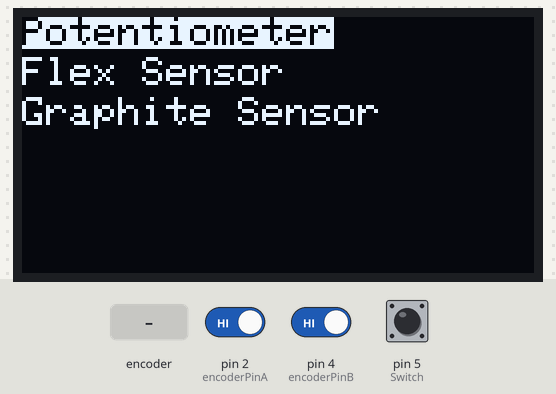
A sketch run on a simulated Arduino Uno, built with avr-gcc and run on an emulated ATmega328P. On the bench: 128×64 one-colour display. The test bench sets the inputs (shaded band); at power-on: pin 5 (Switch) HIGH, pin 2 (encoderPinA) HIGH, pin 4 (encoderPinB) HIGH.

Above: at 1.2 s.
1.3 s: pin 5 (Switch) pulled LOW for 1 s
At 2.6 s:
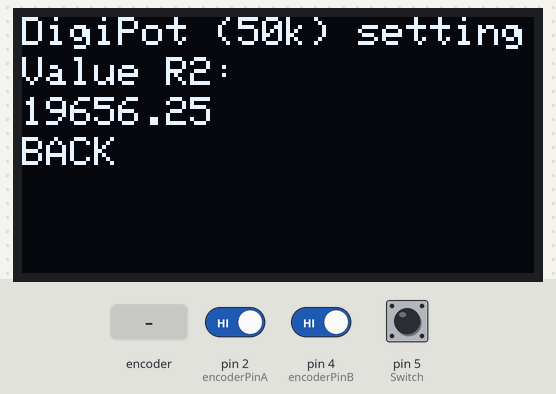
3.8 s: rotary encoder on pin 2 (encoderPinA) / pin 4 (encoderPinB) turned 3 steps (first pin leading)
At 5.3 s:
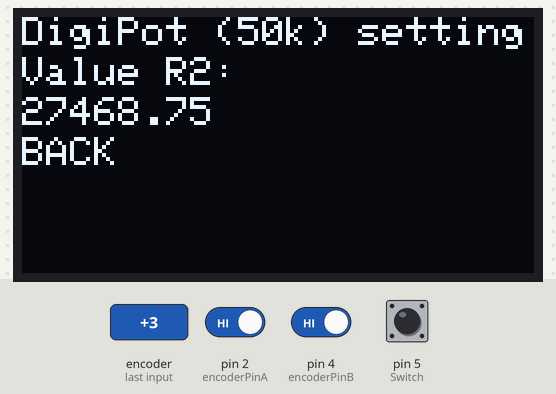
6.0 s: rotary encoder on pin 2 (encoderPinA) / pin 4 (encoderPinB) turned 3 steps (first pin leading)
At 6.8 s:
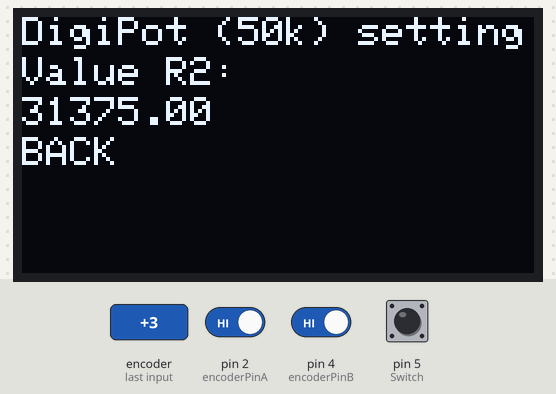
8.1 s: pin 5 (Switch) pulled LOW for 0.15 s
At 9.5 s:
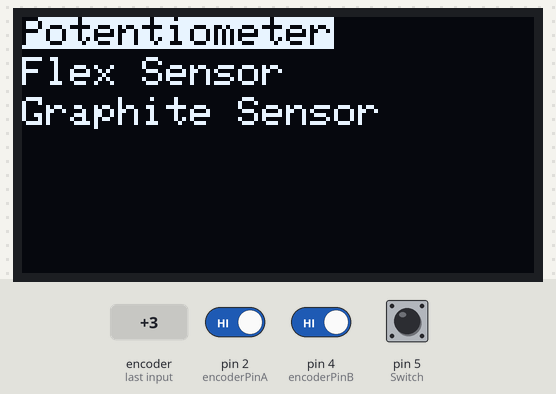
9.8 s: rotary encoder on pin 2 (encoderPinA) / pin 4 (encoderPinB) turned 2 steps (second pin leading)
At 11.5 s:
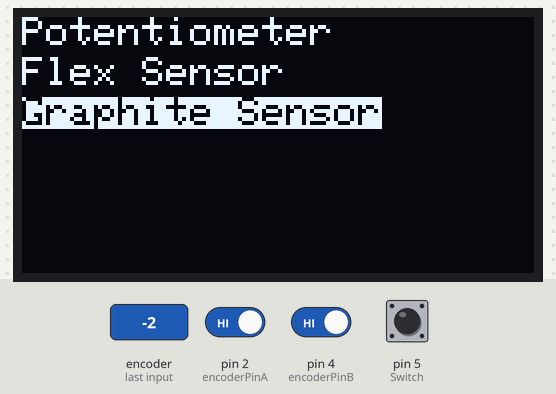
11.8 s: rotary encoder on pin 2 (encoderPinA) / pin 4 (encoderPinB) turned 3 steps (first pin leading)
At 13.6 s:
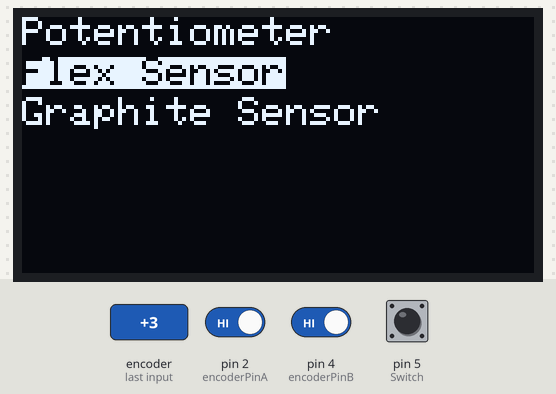
Timing chart, 0 to 14.9 s (numbered marks = the images above; inputs shaded):
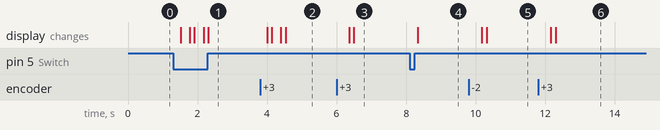

The sketch:

Code_complet.ino
```cpp
/*
Complete Arduino code for "Projet capteur".

Students: Maël LE BLANC, Daniel PERALES RIOS

Year / Department: 4th Year / Génie Physique

Description of the project:
    This code reads the values from a flex sensor and a graphite sensor, and allows to adjust the value of a digital potentiometer. This
    data is then displayed on an OLED screen, which is controlled thanks to a rotary encoder that has also a button. This rotary encoder
    allows to choose the items in the menu and to enter the selected item by pressing the switch button in the encoder. All the acquired
    data is then sent via Bluetooth to an HC-05 Bluetooth module, that then sends this data to a remote device, such a smartphone. To allow
    communication between the Bluetooth module and the smartphone, we have build an app using MIT's App Inventor site and then uploading
    the .aia file to the smartphone via a QR code.
*/

// LIBRARIES
#include <Adafruit_SSD1306.h>
#include <SoftwareSerial.h>
#include <SPI.h>

//--------------------------------------- PARAMETER DEFINITION ---------------------------------------------------

// PINS: defining their values and other parameters
#define encoderPinA 2                   // CLK Output A
#define encoderPinB 4                   // DT Output B
#define Switch 5                        // Switch connection
#define nombreDePixelsEnLargeur 128     // Parameters for the OLED screen
#define nombreDePixelsEnHauteur 64
#define brocheResetOLED -1
#define adresseI2CecranOLED 0x3C
#define MCP_NOP 0b00000000              // Parameters for the digital potentiometer
#define MCP_WRITE 0b00010001
#define MCP_SHTDWN 0b00100001
#define rxPin 9                        // Pin 9 as RX, connecto to TX in the HC-05
#define txPin 8                        // Pin 8 as TX, connecto to RX in the HC-05
#define baudrate 9600                  // Chosen baudrate for the Bluetooth, to avoid bugs

// OLED SCREEN AND BLUETOOTH MODULE: declaring the associated objects
Adafruit_SSD1306 ecranOLED(nombreDePixelsEnLargeur, nombreDePixelsEnHauteur, &Wire, brocheResetOLED);
SoftwareSerial mySerial(rxPin, txPin);
char data_[] = {};

// GRPAHITE SENSOR: constants and variables definition
float range = pow(10,-6);               // To have MOhms
float Vadc = 0.0;
float R1 = 100000.0;
float R3 = 100000.0;
float R5 = 10000.0;
float Rc = 0.0;                         // Resistance of the graphite sensor

// FLEX SENSOR: constants and variables definition
const int flexPin = A1;                 // Pin connected to voltage divider output
const float VCC = 5.0;                  // Voltage at Ardunio 5V line
const float R_DIV = 56000.0;            // Resistor used to create a voltage divider
const float flatResistance = 31000.0;   // Resistance when flat
const float bendResistance = 67000.0;   // Resistance at 90 deg bending
float Rflex = 0.0;
float angle = 0.0;

// ROTARY ENCODER AND SWITCH BUTTON: variable definition
int switchState;                        // The current reading from the switch pin
int lastSwitchState = HIGH;             // The previous reading from the switch pin (switch is HIGH when we don't press)
long lastEncoderValue = 0;              // Used for the selection of the menu
long lastPotValue = 0;                  // Used for the digital potentiometer
long lastDebounceTime = 0;              // The last time the output pin was toggled
long debounceDelay = 40;                // The debounce time, increase if the output flickers
bool button_pressed = false;            // This variable becomes true whenever the switch button is pressed, false otherwise
volatile long encoderValue = 0;         // This variable will store the value of the rotary encoder for moving through the menus
volatile long encoder_for_pot = 0;      // This variable will store the value of the rotary encoder for selecting the potentiometer resistance

// MENU DISPLAY: constants and variables definition
bool mainMenu = true;                                                   // This bool is true when we are in the main menu, false otherwise. Useful to avoid bugs
const char* menuItems[] = {"Potentiometer", "Flex Sensor",
                           "Graphite Sensor"};                          // Definition of menu items. We avoid using String, as they are memory-intensive, and we use a more C-style constant.
const char* potentiometerItems[] = {"DigiPot (50k) setting",
                                    "Value R2:", "", "BACK"};           // Definition of items in the potentiometer screen
const char* flexItems[] = {"Flex sensor reading", "Resistance value:",
                            "", "Bend angle:", "", "BACK"};             // Definition of items in the flex sensor screen
int selectMenu = 0;                                                     // Menu items are defined from 0 to x (depending on the menu)


// DIGITAL POTENTIOMETER: constants and variables definition
const int ssMCPin = 10;                               // Define the slave select for the digital potentiometer
float rWiper = 125.0;
float max_value_pot = 50000.0;                        // Maximum resistance for the digital potentiometer (we supposed here 100k)
int valuePot = 100;                                   // valeur initiale envoyée au potentiomètre
float R2 = (float(valuePot)/256.0)*max_value_pot;     // We set up the value of the digital potentiometer at a default value

//----------------------------------------------------------------------------------------------------------------


void setup() {
    // ROTARY ENCODER AND SWITCH BUTTON
    pinMode(encoderPinA, INPUT);        // Use internal pull-up resistors for the encoder
    digitalWrite(encoderPinA, HIGH);    // Turn on pull-up resistor
    pinMode(encoderPinB, INPUT);
    digitalWrite(encoderPinB, HIGH);    // Turn on pull-up resistor
    pinMode(Switch, INPUT);
    digitalWrite(Switch, HIGH);         // Turn on pull-up resistor

    // DIGITAL POTENTIOMETER
    pinMode(ssMCPin, OUTPUT);
    digitalWrite(ssMCPin, HIGH);        // SPI chip disabled
    SPI.begin();

    // FLEX SENSOR
    pinMode(flexPin, INPUT);

    // BLUETOOTH MODULE
    pinMode(rxPin, INPUT);
    pinMode(txPin, OUTPUT);
    mySerial.begin(baudrate);

    // INTERRUPTION FOR THE ROTARY ENCODER
    attachInterrupt(0, updateEncoder, CHANGE);

    // OLED SCREEN SETUP
    if (!ecranOLED.begin(SSD1306_SWITCHCAPVCC, adresseI2CecranOLED))
        while (1); // If the screen doesn't start, the program stays blocked here forever
    ecranOLED.clearDisplay();
    ecranOLED.setTextColor(SSD1306_WHITE);

    // SERIAL COMMUNICATION INITIALIZATION
    //Serial.begin(baudrate);
}


void loop() {
    if (mainMenu) {
        displayMenu();
        updateSelectedItem(encoderValue, (sizeof(menuItems) / sizeof(menuItems[0])));
        switchButton();
    }
    else {
        handleMenuItemSelection(selectMenu);
        switchButton();
    }
    delay(100);                                             // We add a delay between loops for stability, while still having a responsive display
}


void displayMenu() {
  ecranOLED.clearDisplay();
  for (int i = 0; i < sizeof(menuItems) / sizeof(menuItems[0]); i++) {
    if (i == selectMenu) {
      ecranOLED.setTextColor(SSD1306_BLACK, SSD1306_WHITE); // Highlight selected item
    } else {
      ecranOLED.setTextColor(SSD1306_WHITE);                // Regular color for other items
    }
    ecranOLED.setCursor(0, i * 10);                         // Adjust position for each item
    ecranOLED.print(menuItems[i]);                          // Print each element
  }
  ecranOLED.display();                                      // Display all the elements from the buffer
}


void handleMenuItemSelection(int selectMenu) {
  switch (selectMenu) {       // For each case, if the switch button was pressed, we enter each menu respectively
    case 0:                   // Potentiometer setting using a dedicated function
      displayPotentiometer(valuePot);
      break;
    case 1:                   // Flex sensor reading and display using a dedicated function
      displayFlexSensor();
      break;
    case 2:                   // Graphite sensor reading and display using a dedicated function
      displayGraphiteSensor();
      break;
    default:                  // In case a bug occurs with selectMenu, the code breaks here to avoid extra bugs
      break;
  }
}


void graphiteMeasure() {
    /*
    Calculation of the graphite sensor's resistance.
    */

    float V = analogRead(A0);
    Serial.println("V: " + String(V));
    Vadc = V*5.0/1024.0;           // Voltage value of the sensor
    Serial.println("Vadc: " + String(Vadc));
    Rc = ((R1*(1+R3/R2)*(VCC/Vadc))-R1-R5)*range;     // Conversion to resistance
}


void flexMeasure() {
   /*
   Calculation of the flex sensor's resistance.
   */

   int ADCflex = analogRead(flexPin);                               // Read the ADC, and calculate voltage and resistance from it
   float Vflex = (ADCflex / 1024.0) * VCC;
   Rflex = R_DIV * (VCC / Vflex - 1.0);                             // We calculate the approximate resistance value
   angle = map(Rflex, flatResistance, bendResistance, 0, 90.0);     // Use the calculated resistance to estimate the sensor's bend angle
}


void updateEncoder() {
    /*
    This function allows to control the menu when the rotary encoder is turned. This function takes as input the
    number of elements of each menu to modify the last element than can be selected accordingly.
    */

    if (mainMenu){
      if (digitalRead(encoderPinB) == HIGH) {
          encoderValue++;
      }
      else {
          encoderValue--;
      }
    }
    else if (selectMenu == 0) {
      if (digitalRead(encoderPinB) == HIGH) {
          encoder_for_pot++;
      }
      else {
          encoder_for_pot--;
      }
    }

}

void updatePotentiometerValue(){
  if (encoder_for_pot != lastPotValue) {  // If we turn the encoder, then the selectedItem variable is increased
      valuePot = valuePot + 10;           // valuePot goes from 0 to 255. 255 corresponds to 50 kohms
      if (valuePot > 255){
        valuePot=0;                       // If valuePot is bigger than 255, we reset its value to 0
      }
  }
  lastPotValue = encoder_for_pot;         // The last value from the encoder is updated
  valuePot = constrain(valuePot, 0, 255);
}


void updateSelectedItem(int encoderValue, int NumberOfItems) {
  encoderValue = abs(encoderValue % NumberOfItems);
  if (encoderValue != lastEncoderValue) {     // If we turn the encoder, then the selectedItem variable is increased
      selectMenu++;
      if (selectMenu == NumberOfItems) {
          selectMenu = 0;                     // If we reach the last element from the menu, the selectedItem is reset to the first element
      }
  }
  lastEncoderValue = encoderValue;            // The last value from the encoder is updated
}


void SPIWrite(uint8_t cmd, uint8_t res, uint8_t ssPin) {
  /*
  This function controls the communication between the Arduino and the digital potentiometer
  */

  // https://www.arduino.cc/en/Reference/SPISettings
  updatePotentiometerValue();
  R2 = ((max_value_pot * res) / 256 ) + rWiper;
  SPI.beginTransaction(SPISettings(14000000, MSBFIRST, SPI_MODE0));
  digitalWrite(ssPin, LOW);   // SS pin low to select chip
  SPI.transfer(cmd);          // Send command code
  SPI.transfer(res);          // Send associated value
  digitalWrite(ssPin, HIGH);  // SS pin high to de-select chip
  SPI.endTransaction();
}


void switchButton() {
  /*
  This function controls the reading of the switch button. It has debouncing logic to minimize bad readings.
  */

  // Check if the switch button is pressed and enough time has passed since the last press
  if (digitalRead(Switch) == LOW && (millis() - lastDebounceTime) >= debounceDelay) {
    // Record the time when the button was pressed
    lastDebounceTime = millis();

    // Set the button_pressed flag only if it's not already set
    if (!button_pressed) {
      button_pressed = true;

      // If we were in the main menu, switch to the menu item view
      if (mainMenu) {
        mainMenu = false;
      } else {
        // If we were in a menu item view, switch back to the main menu
        mainMenu = true;
      }
    }
  } else {
    // Reset button_pressed if the button is released
    button_pressed = false;
  }
}


void sendBluetooth(float data) {
  /*
  This function sends all the gathered data to the Bluetooth module, that transfers the data to a mobile phone through an Android app.
  To separate the different data, we will use a pipe character ("|").
  */

  dtostrf(data,6, 2, data_);
  mySerial.println(data_ );                   // Sending the data through Bluetooth
  delay(50);                                  // Introducing a small delay for data transfer + stability
}


void displayPotentiometer(int valuePot) {
    /*
    Dedicated funciton for the menu corresponding to the digital potentiometer and its setting.
    */

    ecranOLED.clearDisplay();
    SPIWrite(MCP_WRITE, valuePot, ssMCPin);
    dtostrf(R2, 6, 2, potentiometerItems[2]);         // Update the value of the potentiometer resistance, which is set at the beginning at a default value
    for (int i = 0; i < sizeof(potentiometerItems) / sizeof(potentiometerItems[0]); i++) {
        ecranOLED.setTextColor(SSD1306_WHITE);        // Regular color for other items
        ecranOLED.setCursor(0, i * 10);               // Adjust position for each item
        ecranOLED.print(potentiometerItems[i]);       // Print each element
    }
    switchButton();
    ecranOLED.display();
}


void displayFlexSensor() {
    ecranOLED.clearDisplay();
    flexMeasure();
    dtostrf(Rflex, 6, 2, flexItems[2]);         // Update the values of the resistance and the angle of the flex sensor
    dtostrf(angle, 6, 2, flexItems[4]);
    for (int i = 0; i < sizeof(flexItems) / sizeof(flexItems[0]); i++) {
        ecranOLED.setTextColor(SSD1306_WHITE);  // Regular color for other items
        ecranOLED.setCursor(0, i * 10);         // Adjust position for each item
        ecranOLED.print(flexItems[i]);          // Print each element
    }
    switchButton();
    sendBluetooth(Rflex);
    ecranOLED.display();
}


void displayGraphiteSensor() {
    ecranOLED.clearDisplay();
    graphiteMeasure();
    ecranOLED.setTextColor(SSD1306_WHITE);
    ecranOLED.setCursor(0, 0);
    ecranOLED.print(Rc);
    sendBluetooth(Rc);
    switchButton();
    ecranOLED.display();
}
```

Measured:
- after the input at 1.3 s, the display: changes after 0.21 s (image 1)
- after the input at 3.8 s, the display: first changes after 0.21 s (image 2 shows a later state)
- after the input at 6.0 s, the display: first changes after 0.37 s (image 3 shows a later state)
- after the input at 8.1 s, the display: changes after 0.23 s (image 4)
- after the input at 9.8 s, the display: first changes after 0.38 s (image 5 shows a later state)
- after the input at 11.8 s, the display: first changes after 0.37 s (image 6 shows a later state)
